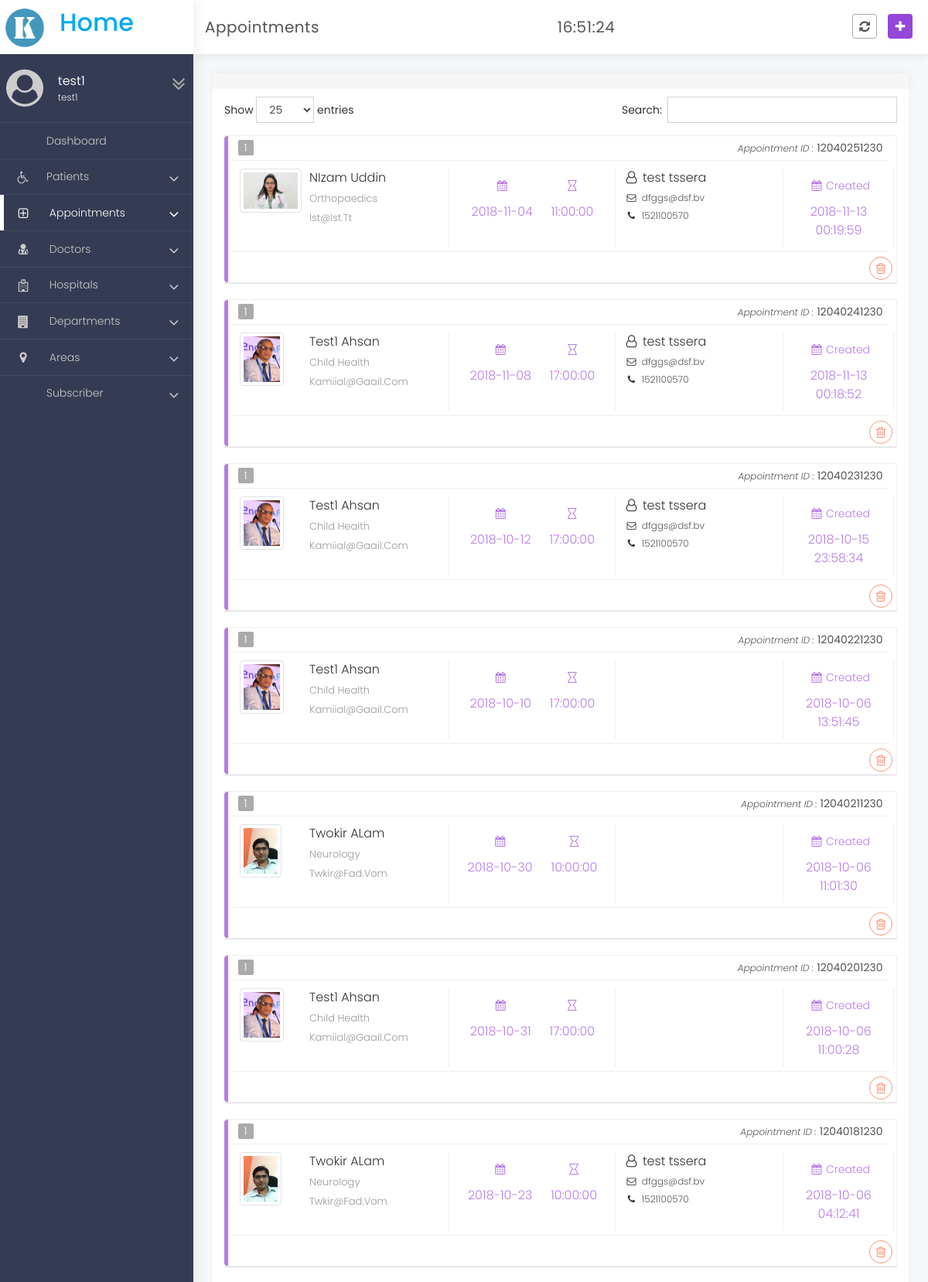
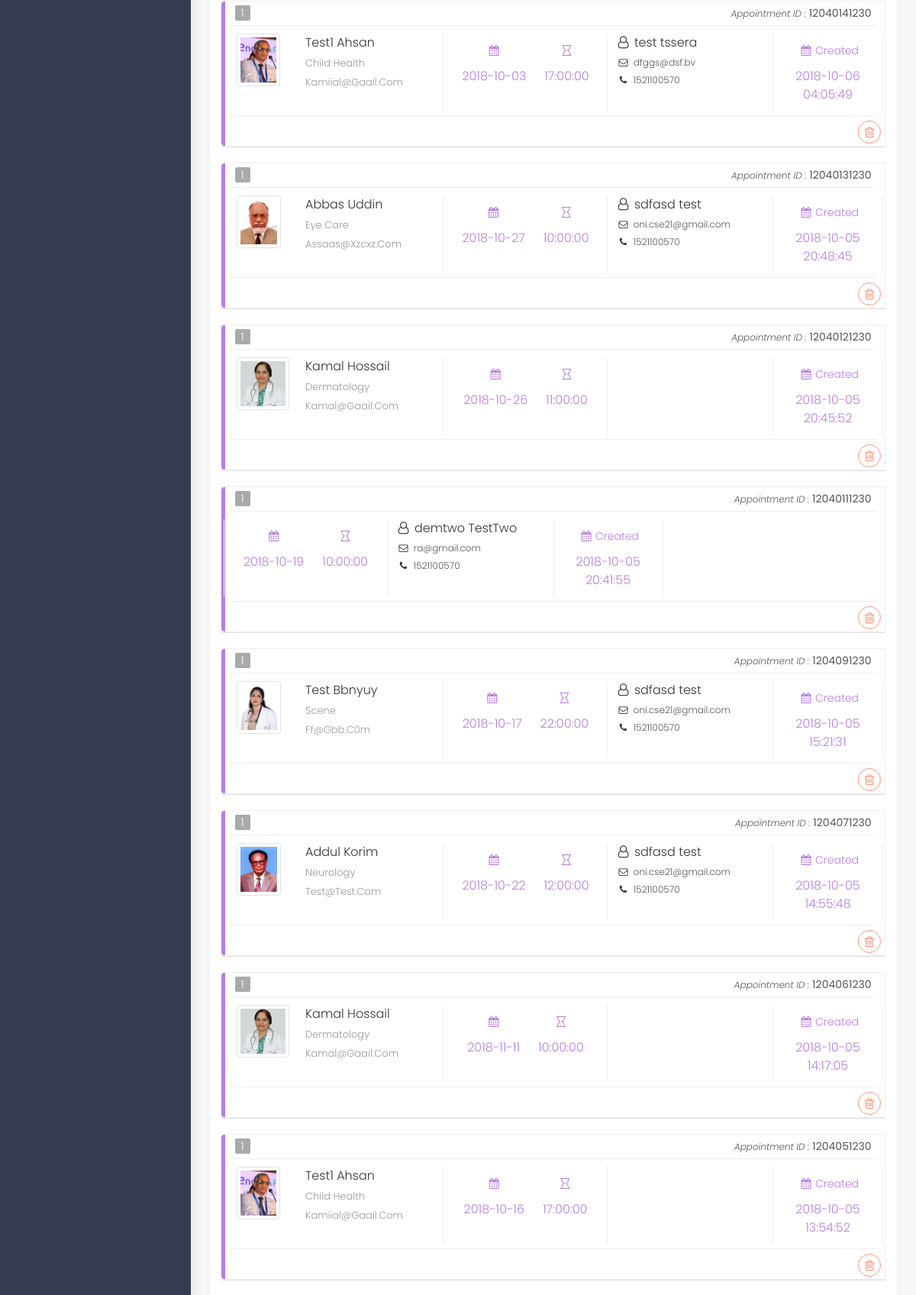
Screenshot of /admin/appointment.php (signed in, upper part) with the database file from the repository (2 pictures, top to bottom).
### tables this page shows
CREATE TABLE `appointment` (
  `id` int(11) NOT NULL,
  `patient_id` int(255) NOT NULL,
  `doctor_id` int(255) NOT NULL,
  `dpt_id` int(255) NOT NULL,
  `address` text NOT NULL,
  `date` date NOT NULL,
  `time` time NOT NULL,
  `comments` text NOT NULL,
  `problems` text NOT NULL,
  `created_at` datetime DEFAULT NULL
);

CREATE TABLE `doctors` (
  `id` int(30) NOT NULL,
  `first_name` varchar(20) NOT NULL,
  `last_name` varchar(20) NOT NULL,
  `email` varchar(30) NOT NULL,
  `phone` text NOT NULL,
  `gender` text NOT NULL,
  `age` int(30) DEFAULT NULL,
  `username` varchar(55) NOT NULL,
  `password` varchar(50) NOT NULL,
  `role_id` int(11) NOT NULL DEFAULT 3,
  `photo` text DEFAULT NULL,
  `degree` text DEFAULT NULL,
  `awards` text DEFAULT NULL,
  `department_id` int(18) NOT NULL,
  `position` varchar(50) DEFAULT NULL,
  `specialty` text DEFAULT NULL,
  `experience` varchar(50) NOT NULL,
  `hospital_id` int(10) NOT NULL,
  `start_appointment` text DEFAULT NULL,
  `end_appointment` text DEFAULT NULL,
  `time_slot` text DEFAULT NULL,
  `week_end` text DEFAULT NULL,
  `status` int(2) NOT NULL DEFAULT 0,
  `created_at` datetime NOT NULL,
  `updated_at` datetime NOT NULL
);

CREATE TABLE `departments` (
  `id` int(5) NOT NULL,
  `name` varchar(30) NOT NULL,
  `photo` text DEFAULT NULL,
  `name_adj` text NOT NULL,
  `details` text DEFAULT NULL
);

CREATE TABLE `patients` (
  `patient_id` int(55) NOT NULL,
  `first_name` varchar(255) NOT NULL,
  `last_name` varchar(255) NOT NULL,
  `user_name` varchar(255) NOT NULL,
  `gender` text DEFAULT NULL,
  `password` varchar(20) NOT NULL,
  `email` varchar(255) NOT NULL,
  `phone` int(255) DEFAULT NULL,
  `dob` text DEFAULT NULL,
  `age` int(50) DEFAULT NULL,
  `blood_group` text DEFAULT NULL,
  `role_id` int(30) NOT NULL DEFAULT 2,
  `location_id` int(30) NOT NULL,
  `medical_history` text DEFAULT NULL,
  `medical_report` text DEFAULT NULL,
  `status` int(15) DEFAULT 1,
  `created_at` date DEFAULT NULL,
  `updated_at` date DEFAULT '0000-00-00'
);

### admin/class/appointments.php (called while the page is built)
<?php
class appointments
{
    function all(){
        global $pdo;
        $sql = "SELECT * FROM appointment order By id desc ";
        $result = $pdo->prepare($sql);
        $result->execute();
        return $result;
    }
}

### admin/class/doctors.php (called while the page is built, shortened)
<?php
class doctors
{
    function find($id){
        global $pdo;
        $sql = "SELECT * FROM doctors where id = :id";
        $result = $pdo->prepare($sql);
        $result->execute(['id'=>$id]);
        return $result;
    }
}

### admin/class/departments.php (called while the page is built, shortened)
<?php
class departments
{
    function find($id){
        global $pdo;
        $sql = "SELECT * FROM departments WHERE id = :id ";
        $result = $pdo->prepare($sql);
        $result->execute(['id'=>$id]);
        return $result;
    }
}

### admin/class/patients.php (called while the page is built, shortened)
<?php
class patients
{
    function find($id){
        global $pdo;
        $sql = "SELECT * FROM patients where patient_id = :id ";
        $result = $pdo->prepare($sql);
        $result->execute(['id'=>$id]);
        return $result;
    }
}

### admin/appointment.php (the view, shortened to what this page needs)
<?php include('include/header.php'); ?>
<?php require('class/appointments.php'); ?>
<?php require('class/doctors.php'); ?>
<?php require('class/patients.php'); ?>
<?php require('class/departments.php'); ?>
<?php include('include/navbar.php'); ?>
<div class="page-container">
<div class="page-hdr">
    <div class="row">
        <div class="col-4 page-name">
            <h1><i class="fa fa-plus-square"></i>Appointments</h1>
        </div>
        <div class="page-name col-3 text-right">
            <h1 id="time">Time</h1>
        </div>
        <div class="col-5 page-menu">
            <a id="cancel" href=" " data-toggle="tooltip" data-placement="left" title="Reload">
                <i class="fa fa-refresh"></i>
            </a>
            <a href="appointment_add.php?ap=add" data-toggle="tooltip" data-placement="left" title="Add Appointment">
                <i class="fa fa-plus"></i>
            </a>
        </div>
    </div>
</div>
<div class="content">
    <div class="well">
        <script type="text/javascript">
            /*Doctor filter*/
            function filterByDoctor(filter) {
                $('.appointment-table tr .card-block').each(function (index) {
                    var doctor = $(this).find('.card-info a').text().trim();
                    if (doctor.indexOf(filter) == 0) {
                        $(this).parents('.appointment-table tr').show();
                    } else {
                        $(this).parents('.appointment-table tr').hide();
                    }
                });
            }
            /*Status filter*/
            function filterByStatus(filter) {
                $('.appointment-table tr .card-block').each(function (index) {
                    var status = $(this).find('.card-ftr span').text().trim();
                    if (status.indexOf(filter) == 0 && $(this).parents('.appointment-table tr').css('display') == 'table-row') {
                        $(this).parents('.appointment-table tr').show();
                    } else {
                        $(this).parents('.appointment-table tr').hide();
                    }
                });
            }
            /*Single date filter*/
            function filterByDate(filter) {
                $('.appointment-table tr .card-block').each(function (index) {
                    var date = $(this).find('.appointment-date span').text().trim();
                    if (date.indexOf(filter) == 0 && $(this).parents('.appointment-table tr').css('display') == 'table-row') {
                        $(this).parents('.appointment-table tr').show();
                    } else {
                        $(this).parents('.appointment-table tr').hide();
                    }
                });
            }
            /*Date range filter*/
            function filterByDateRange(start_date, end_date) {
                var start_date = new Date(start_date);
                var end_date = new Date(end_date);
                $('.appointment-table tr .card-block').each(function (index) {
                    var date = new Date($(this).find('.appointment-date span').text().trim());
                    if ( date >= start_date && $(this).parents('.appointment-table tr').css('display') == 'table-row') {
                        $(this).parents('.appointment-table tr').show();
                    } else {
                        $(this).parents('.appointment-table tr').hide();
                    }
                    if (date > end_date  && $(this).parents('.appointment-table tr').css('display') == 'table-row') {
                        $(this).parents('.appointment-table tr').hide();
                    }
                });
            }
            $('#reset').click(function() {
                window.location.reload();
            })
            var appointmentTable;
            var appointmentSettings;
            $(document).ready(function(){
                appointmentTable = $('.appointment-table').DataTable( {
                    "aLengthMenu": [[10, 25, 50, 75, -1], [10, 25, 50, 75, "All"]],
                    "iDisplayLength": 25,
                    "bSort": false,
                    "pagingType": "full_numbers"
                });
                appointmentSettings = appointmentTable.settings();
            });
            /*Filter Submit*/
            $('#filter-appointment').click(function() {
                appointmentSettings[0]._iDisplayLength = appointmentSettings[0].fnRecordsTotal();
                appointmentTable.draw();
                $('.appointment-table tr').show();
                if ($('#filter-doctor').val() !== '') {
                    filterByDoctor($('#filter-doctor').val());
                }
                if ($('#filter-status').val() !== '') {
                    filterByStatus($('#filter-status').val());
                }
                if ($('#filter-start-date').val() !== '' && $('#filter-end-date').val() !== '' ) {
                    filterByDateRange($('#filter-start-date').val(), $('#filter-end-date').val());
                }else if ($('#filter-start-date').val() !== '') {
                    filterByDate($('#filter-start-date').val());
                }
            });
        </script>
    </div>
    <table id="card-table" class="appointment-table table">
        <tbody>
        <?php
            $appointment  = new appointments();
            $result = $appointment->all();
            $appointments = $result->fetchAll();
            foreach ($appointments as $key => $appointment) {
            ?>
            <tr>
                <td>
                    <div class="card-block">
                        <div class="card card-color-new">
                            <div class="row card-hdr">
                                <div class="col-2 card-left text-left">
                                    <span class="text-center">1</span>
                                </div>
                                <div class="col-10 pull-right text-right card-right">
                                    <em>Appointment ID :</em> <span>12040<?php echo $appointment->id;?>1230</span>
                                </div>
                            </div>
                            <div class="row card-bdy">
                                <?php
                                $doctor = new doctors();
                                $result = $doctor->find($appointment->doctor_id);
                                $doctors = $result->fetchAll();
                                foreach ($doctors as $doctor) {
                                ?>
                                <div class="col-4 text-left">
                                    <div class="card-img">
                                        <img class="img-thumbnail" src="../public/uploads/<?php echo $doctor->photo;?>" alt="">
                                    </div>
                                    <div class="card-info text-capitalize">
                                        <a href="" class="card-name"
                                           target="_blank"><?php echo $doctor->first_name." ".$doctor->last_name;?></a>
                                        <div class="card-text">
                                            <?php
                                            $dpt = new departments();
                                            $result= $dpt->find($appointment->dpt_id);
                                            $departments = $result->fetchAll();
                                            foreach ($departments as $department) {
                                                echo $department->name;
                                            }
                                            ?>
                                        </div>
                                        <div class="card-text"><?php echo $doctor->email;?></div>
                                    </div>
                                </div>
                                <?php
                                }
                                ?>
                                <div class="col-3 appointment-time text-center">
                                    <div class="appointment-date"><i class="fa fa-calendar"></i><span><?php echo $appointment->date;?></span>
                                    </div>
                                    <div><i class="fa fa-hourglass-o"></i><span><?php echo $appointment->time;?></span></div>
                                </div>
                                <div class="col-3 text-left patient-info">
                                    <?php
                                        $patient = new patients();
                                        $result = $patient->find($appointment->patient_id);
                                        $patients = $result->fetchAll();
                                    foreach ($patients as $patient) {
                                        ?>
                                        <a href="index.php?route=user/edit&id=" class="patient-name" target="_blank">
                                            <i class="fa fa-user-o"></i> <?php echo $patient->first_name." ".$patient->last_name;?> </a>
                                        <p class="patient-other">
                                            <i class="fa fa-envelope-o"></i>
                                            <?php echo $patient->email;?> </p>
                                        <p class="patient-other">
                                            <i class="fa fa-phone"></i>
                                            <?php echo $patient->phone;?> </p>
                                        <?php
                                    }
 ?>
                                </div>
                                <div class="col-2 appointment-time text-center">
                                    <div class="crated_at">
                                        <i class="fa fa-calendar"></i>Created
                                        <span><?php echo $appointment->created_at;?></span>
                                    </div>
                                </div>
                             </div>
                            <div class="row card-ftr">
                                <div class="card-action">
                                    <a href="appointment.php?id=<?php echo $appointment->id;?>" class="btn btn-outline btn-danger btn-outline-1x btn-circle"
                                       data-toggle="tooltip" title="Delete" onclick="return confirm('Are you sure you want to delete this item?');">
                                        <i class="fa fa-trash-o"></i>
                                    </a>
                                </div>
                            </div>
                        </div>
                    </div>
                </td>
            </tr>
            <?php
        }
 ?>
        </tbody>
    </table>
</div>
<?php include('include/footer.php');?>

### rows the page displays
appointment: id "25", date "2018-11-04", time "11:00:00", created_at "2018-11-13 00:19:59"
doctors: photo (picture), first_name "NIzam", last_name "Uddin", email "Ist@ist.tt"
departments: name "Orthopaedics"
patients: first_name "test", last_name "tssera", email "dfggs@dsf.bv", phone "1521100570"
appointment: id "24", date "2018-11-08", time "17:00:00", created_at "2018-11-13 00:18:52"
doctors: photo (picture), first_name "Test1", last_name "Ahsan", email "Kamiial@gaail.com"
departments: name "Child Health"
appointment: id "23", date "2018-10-12", time "17:00:00", created_at "2018-10-15 23:58:34"
appointment: id "22", date "2018-10-10", time "17:00:00", created_at "2018-10-06 13:51:45"
appointment: id "21", date "2018-10-30", time "10:00:00", created_at "2018-10-06 11:01:30"
doctors: photo (picture), first_name "Twokir", last_name "ALam", email "Twkir@fad.vom"
departments: name "Neurology"
appointment: id "20", date "2018-10-31", time "17:00:00", created_at "2018-10-06 11:00:28"
appointment: id "18", date "2018-10-23", time "10:00:00", created_at "2018-10-06 04:12:41"
appointment: id "14", date "2018-10-03", time "17:00:00", created_at "2018-10-06 04:05:49"
appointment: id "13", date "2018-10-27", time "10:00:00", created_at "2018-10-05 20:48:45"
doctors: photo (picture), first_name "Abbas", last_name "Uddin", email "Assaas@xzcxz.com"
departments: name "Eye Care"
patients: first_name "sdfasd", last_name "test", email "oni.cse21@gmail.com", phone "1521100570"
appointment: id "12", date "2018-10-26", time "11:00:00", created_at "2018-10-05 20:45:52"
doctors: photo (picture), first_name "Kamal", last_name "Hossail", email "Kamal@gaail.com"
departments: name "Dermatology"
appointment: id "11", date "2018-10-19", time "10:00:00", created_at "2018-10-05 20:41:55"
patients: first_name "demtwo", last_name "TestTwo", email "ra@gmail.com", phone "1521100570"
appointment: id "9", date "2018-10-17", time "22:00:00", created_at "2018-10-05 15:21:31"
doctors: photo (picture), first_name "Test", last_name "Bbnyuy", email "Ff@gbb.c0m"
departments: name "Scene"
appointment: id "7", date "2018-10-22", time "12:00:00", created_at "2018-10-05 14:55:48"
doctors: photo (picture), first_name "Addul", last_name "Korim", email "Test@test.com"
appointment: id "6", date "2018-11-11", time "10:00:00", created_at "2018-10-05 14:17:05"
appointment: id "5", date "2018-10-16", time "17:00:00", created_at "2018-10-05 13:54:52"

### other values shown
$_SESSION['admin_name'] "test1"
$_SESSION['admin_first_name'] "test1"
